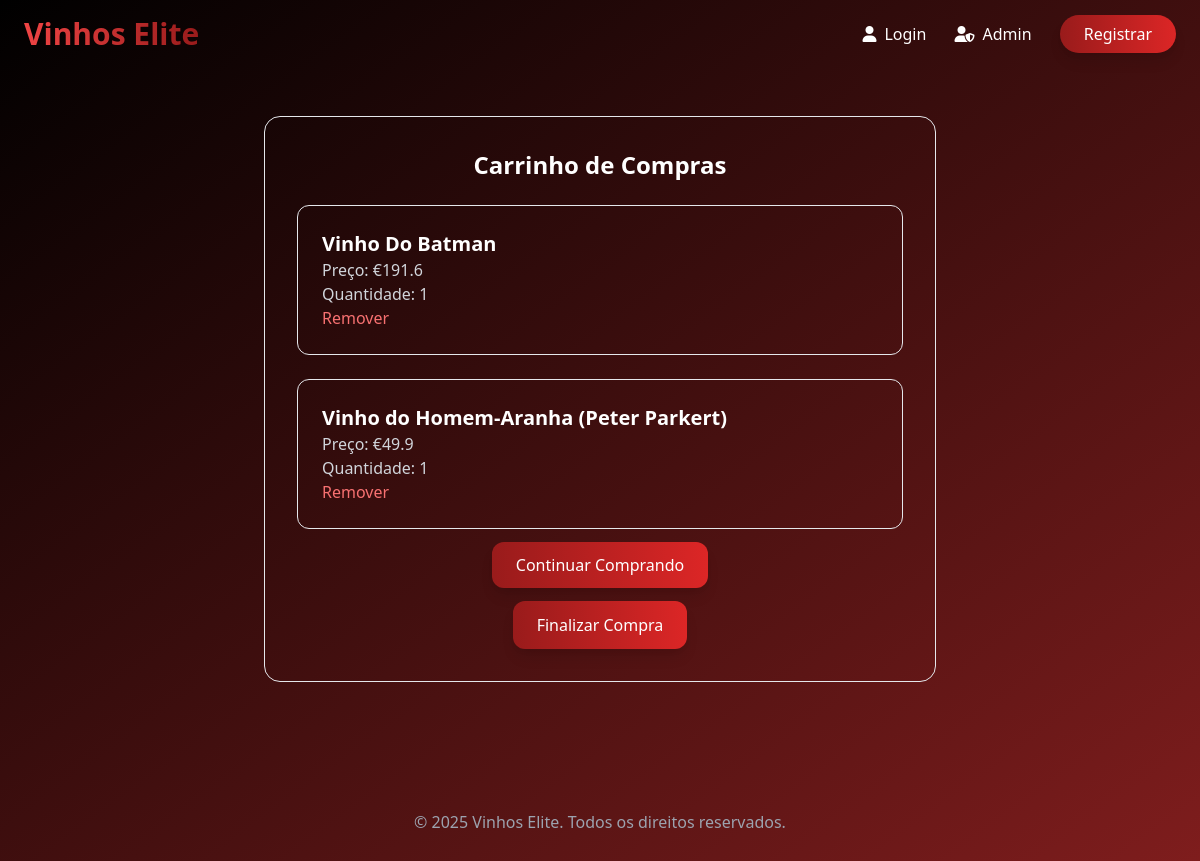
The app's page /cart (signed in), older data.
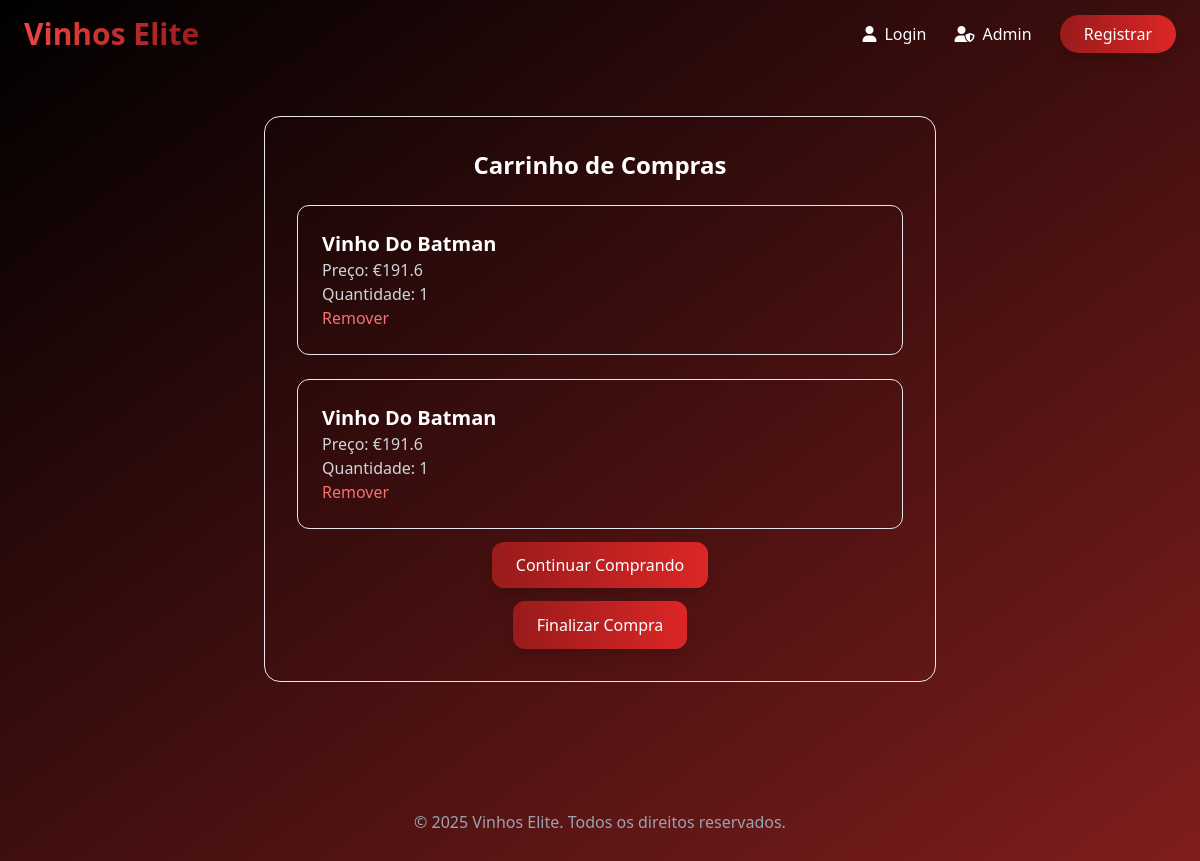
The same page, newer data.
### tables this page shows
CREATE TABLE carrinho (
                    id INTEGER PRIMARY KEY AUTOINCREMENT,
                    utilizador_id INTEGER NOT NULL,
                    vinho_id INTEGER NOT NULL,
                    quantidade INTEGER NOT NULL,
                    FOREIGN KEY (utilizador_id) REFERENCES utilizadores(id),
                    FOREIGN KEY (vinho_id) REFERENCES vinhos(id));

CREATE TABLE vinhos (
                    id INTEGER PRIMARY KEY AUTOINCREMENT,
                    nome TEXT NOT NULL,
                    marca TEXT NOT NULL,
                    preco REAL NOT NULL,
                    regiao TEXT NOT NULL,
                    ano INTEGER NOT NULL,
                    descricao TEXT NOT NULL,
                    imagem TEXT);

### app.py (the view)
@app.route('/cart')
def cart():
    if 'user_id' in session:
        utilizador_id = session['user_id']
        cursor.execute('''SELECT vinhos.nome, vinhos.preco, carrinho.quantidade, vinhos.id
                          FROM carrinho
                          JOIN vinhos ON carrinho.vinho_id = vinhos.id
                          WHERE carrinho.utilizador_id = ?''', (utilizador_id,))
        itens_carrinho = cursor.fetchall()
        return render_template('cart.html', itens_carrinho=itens_carrinho)
    else:
        return redirect(url_for('login'))

### Templates/cart.html (shortened to what this page needs)
<!DOCTYPE html>
<html lang="pt">
<head>
    <link href="https://cdnjs.cloudflare.com/ajax/libs/tailwindcss/2.2.19/tailwind.min.css" rel="stylesheet">
    <link href="https://cdnjs.cloudflare.com/ajax/libs/font-awesome/6.0.0/css/all.min.css" rel="stylesheet">
</head>
<body class="bg-gradient-to-br from-black to-red-900 min-h-screen flex flex-col">
    <nav class="backdrop-blur-md bg-black/30 text-white">
        <div class="max-w-7xl mx-auto px-6 py-4 flex justify-between items-center">
            <a href="/" class="text-3xl font-bold bg-gradient-to-r from-red-500 to-red-800 bg-clip-text text-transparent">Vinhos Elite</a>
            <div class="space-x-6">
                {% if logged_in %}
                    <a href="/" class="hover:text-red-400 transition duration-300">
                        <i class="fas fa-home mr-2"></i>Home
                    </a>
                    <a href="/settings" class="hover:text-red-400 transition duration-300">
                        <i class="fas fa-cog mr-2"></i>Definições
                    </a>
                    <a href="/logout" class="hover:text-red-400 transition duration-300">
                        <i class="fas fa-sign-out-alt mr-2"></i>Logout
                    </a>
                {% else %}
                    <a href="/login" class="hover:text-red-400 transition duration-300">
                        <i class="fas fa-user mr-2"></i>Login
                    </a>
                    <a href="/admin/login" class="hover:text-gray-400 transition duration-300">
                        <i class="fas fa-user-shield mr-2"></i>Admin
                    </a>
                    <a href="/register" class="bg-gradient-to-r from-red-800 to-red-600 px-6 py-2 rounded-full hover:from-red-700 hover:to-red-500 transition duration-300 shadow-lg hover:shadow-red-500/20">
                        Registrar
                    </a>
                {% endif %}
            </div>
        </div>
    </nav>
    <main class="flex-grow flex items-center justify-center px-6 py-12">
        <div class="bg-black/40 backdrop-blur-md rounded-2xl p-8 w-full max-w-2xl border border-red-900/20">
            <h2 class="text-2xl font-bold text-white mb-6 text-center">Carrinho de Compras</h2>
            <ul class="space-y-6">
                {% for item in itens_carrinho %}
                <li class="bg-black/40 backdrop-blur-md rounded-xl p-6 border border-red-900/20">
                    <h3 class="text-xl font-bold text-white">{{ item[0] }}</h3>
                    <p class="text-gray-300">Preço: €{{ item[1] }}</p>
                    <p class="text-gray-300">Quantidade: {{ item[2] }}</p>
                    <a href="/remove_from_cart/{{ item[3] }}" class="text-red-400 hover:text-red-300 transition-colors">Remover</a>
                </li>
                {% endfor %}
            </ul>
            <div class="mt-6 text-center">
                <a href="/" class="bg-gradient-to-r from-red-800 to-red-600 text-white py-3 px-6 rounded-xl hover:from-red-700 hover:to-red-500 transition-all duration-300 shadow-lg hover:shadow-red-500/20">Continuar Comprando</a>
            </div>
            {% if itens_carrinho %}
            <div class="mt-6 text-center">
                <form action="/finalizar_compra" method="post">
                    <button type="submit" class="bg-gradient-to-r from-red-800 to-red-600 text-white py-3 px-6 rounded-xl hover:from-red-700 hover:to-red-500 transition-all duration-300 shadow-lg hover:shadow-red-500/20">Finalizar Compra</button>
                </form>
            </div>
            {% endif %}
        </div>
    </main>
    <footer class="backdrop-blur-md bg-black/30 text-white mt-12">
        <div class="max-w-7xl mx-auto px-6 py-8 text-center">
            <p class="text-gray-400">&copy; 2025 Vinhos Elite. Todos os direitos reservados.</p>
        </div>
    </footer>
</body>
</html>

Row changes from the older to the newer data that the page shows:
changed through a linked row, carrinho (number 2 of 2 on the later page): nome "Vinho do Homem-Aranha (Peter Parkert)" → "Vinho Do Batman"; preco "49.9" → "191.6"
